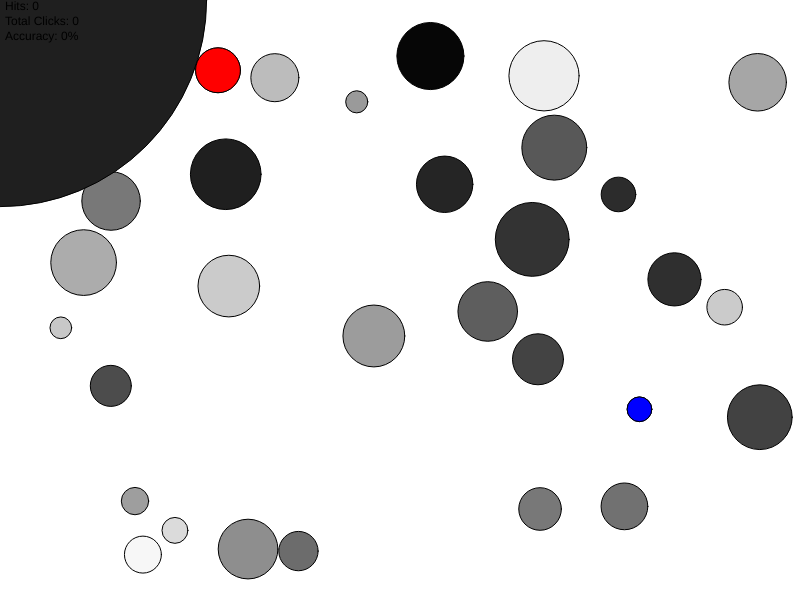
Frame 1 (no input)
Frame 60 (no input): identical to frame 1, image omitted
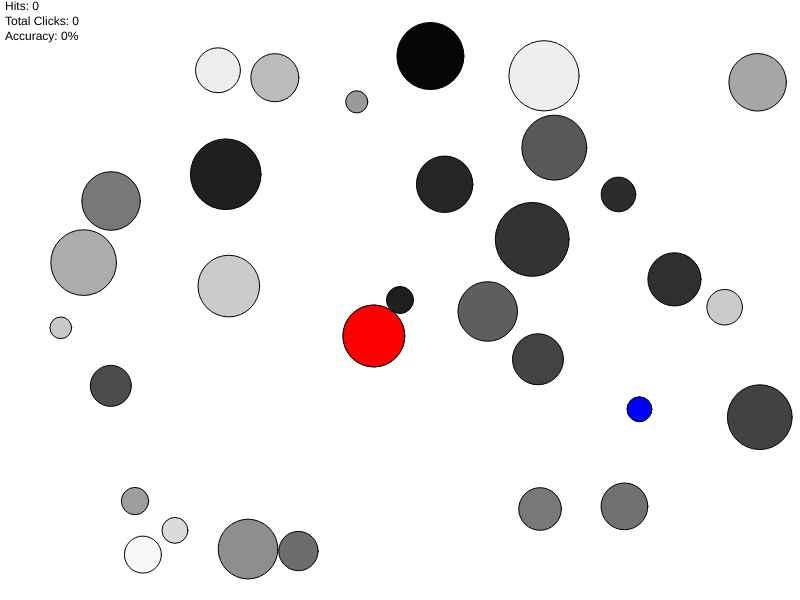
Frame 120 (the mouse pressed at the canvas centre since frame 60)

The p5.js sketch that drew these frames (run headless with seeded random() and noise() and a simulated clock; from frame 60 on, the mouse is pressed at the canvas centre):

// p5.js sketch
// ── sketch.js
var points;
var target;
var minPoint;
var totalClicks = 0;
var hits = 0;
var accuracy = "0%";

function setup() {
	createCanvas(800, 600);
	
	points = [];
	numPoints = 30;
	for (var i = 0; i < numPoints; i++) {
		points[i] = new Icon(random(40, width - 40), random(40, height - 40), random(10, 40));
		if (i > 0) {
			overlap = false;
			for (var j = 0; j < i; j++) {
				overlap = points[i].distanceTo(points[j]) <= points[i].rad + points[j].rad || overlap;
			}
			while (overlap) {
				overlap = false;
				points[i] = new Icon(random(40, width - 40), random(40, height - 40), random(10, 40));
				for (var j = 0; j < i; j++) {
					overlap = points[i].distanceTo(points[j]) <= points[i].rad + points[j].rad || overlap;
				}
			}
		}
	}
	
	target = random(points);
}

function draw() {
	background(255);
	
	minPoint = points[0];
	minDist = Math.sqrt((mouseX - minPoint.x) * (mouseX - minPoint.x) + (mouseY - minPoint.y) * (mouseY - minPoint.y));
	
	for (var point of points) {
		cursorDist = Math.sqrt((mouseX - point.x) * (mouseX - point.x) + (mouseY - point.y) * (mouseY - point.y));
		if (cursorDist < minDist) {
			minPoint = point;
			minDist = cursorDist;
		}
		
		point.draw();
	}
	
	ellipse(mouseX, mouseY, (minDist - minPoint.rad) * 2, (minDist - minPoint.rad) * 2);
	if (minPoint == target) {
		fill("green");
		ellipse(minPoint.x, minPoint.y, minPoint.rad * 2, minPoint.rad * 2);
		
	} else {
		fill("red");
		ellipse(minPoint.x, minPoint.y, minPoint.rad * 2, minPoint.rad * 2);
		fill("blue");
		ellipse(target.x, target.y, target.rad * 2, target.rad * 2);
	}
	
	fill("black");
	text("Hits: " + hits + "\nTotal Clicks: " + totalClicks + "\nAccuracy: " + accuracy, 5, 10);

	
}

function mouseClicked() {
	totalClicks += 1;
	if (minPoint == target) {
		target = random(points);
		hits += 1;
	}
	if (totalClicks == 0) {
		accuracy = "0%"
	} else {
		accuracy = round(100 * hits / totalClicks) + "%";
	}
}
// ── Icon.js
function Icon(x, y, rad) {
	this.x = x;
	this.y = y;
	this.rad = rad;
	
	this.color = color(random(255));
	
	this.draw = function() {
		fill(this.color);
		ellipse(this.x, this.y, this.rad * 2, this.rad * 2);
	}
	
	this.distanceTo = function(point) {
		return Math.sqrt((point.x - this.x) * (point.x - this.x) + (point.y - this.y) * (point.y - this.y));
	}
}
// ── style.css
html, body {
	height: 100%;
}

body {
	margin: 0;
	display: flex;

	/* This centers our sketch horizontally. */
	justify-content: center;

	/* This centers our sketch vertically. */
	align-items: center;
	background-color: gray;
}
